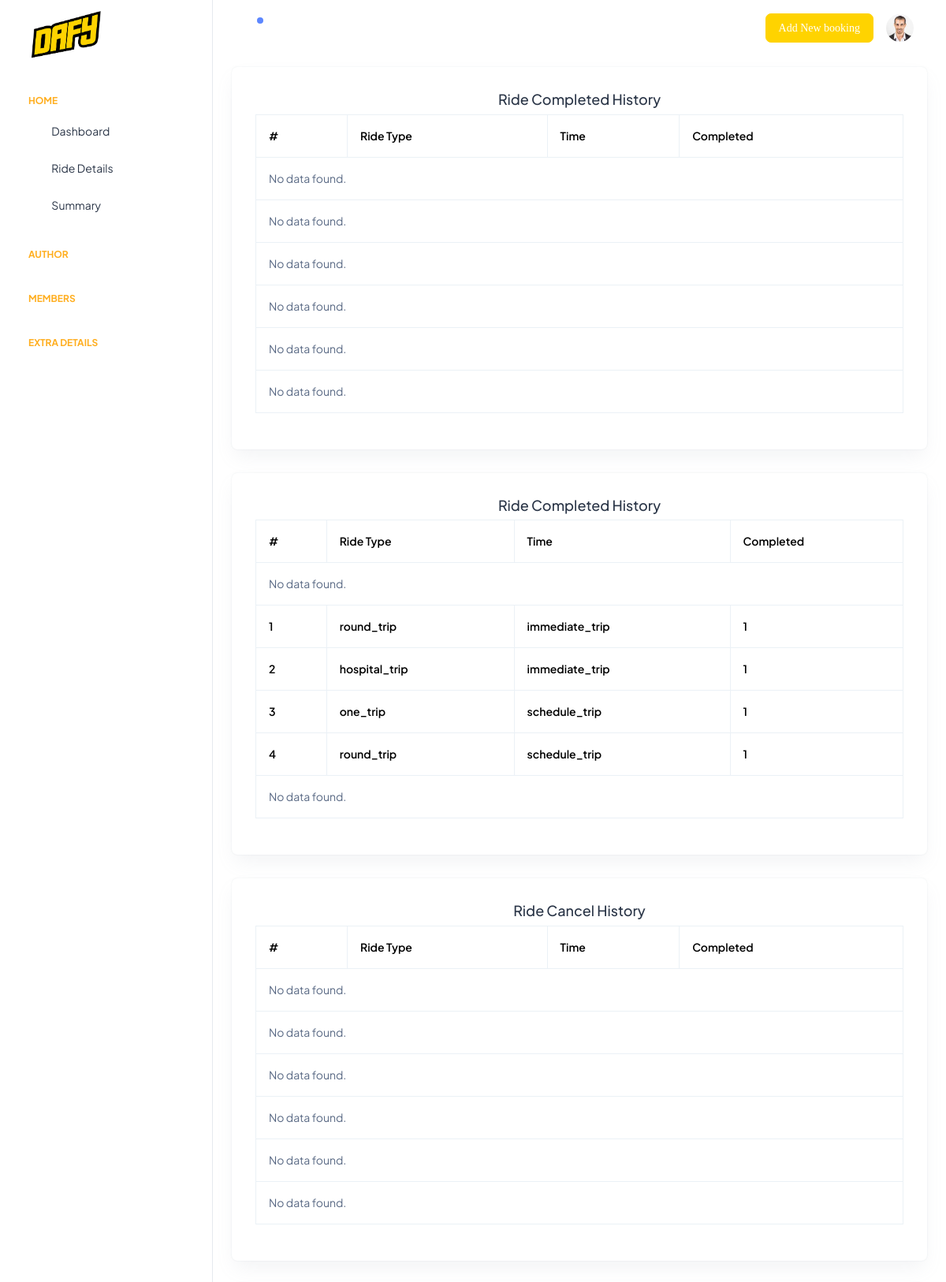
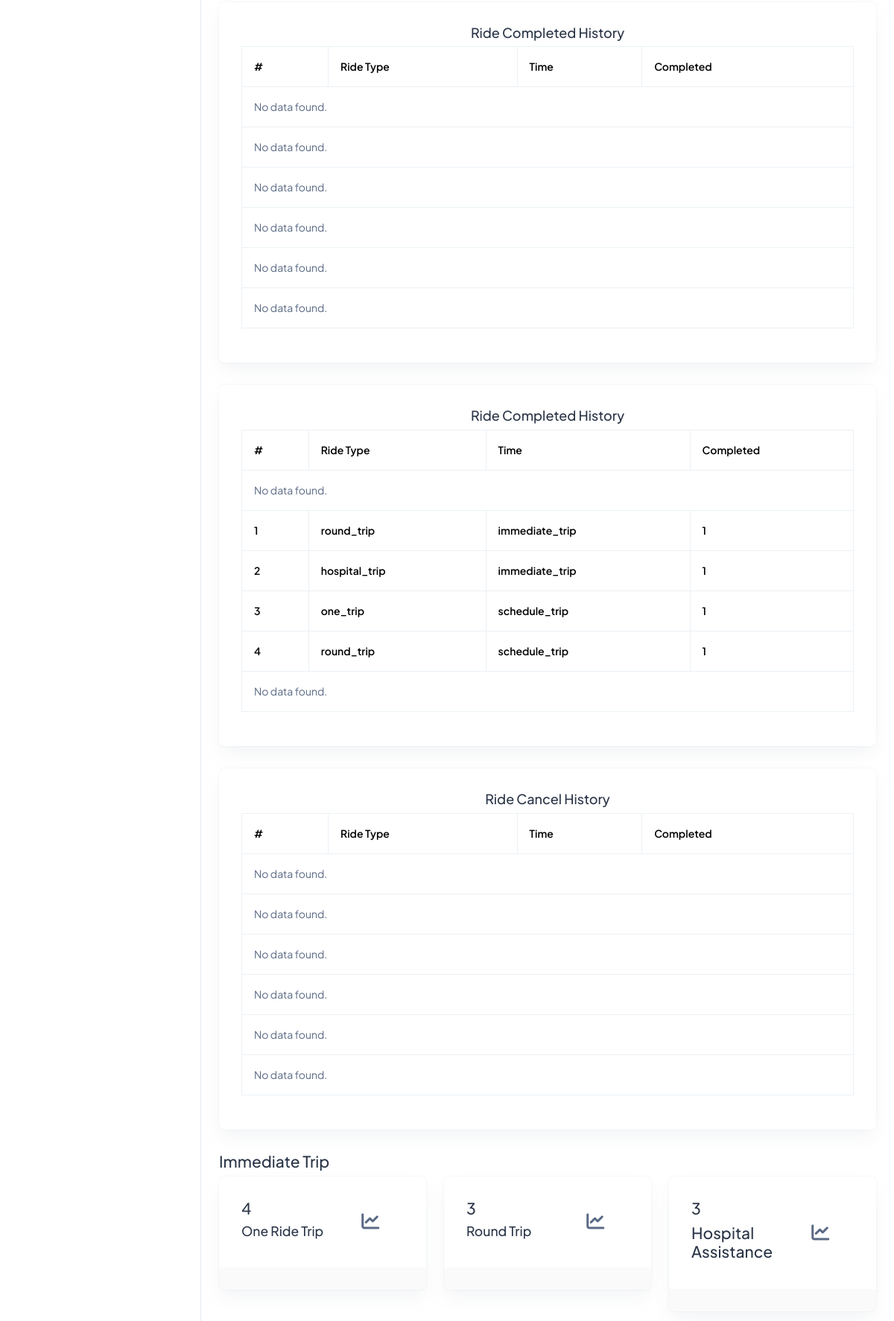
The app's page /backend/prototype/table.php (signed in, upper part) with its own data (2 pictures, top to bottom).
### tables this page shows
CREATE TABLE `complete_ride` (
  `id` int(11) NOT NULL,
  `name` varchar(30) NOT NULL,
  `email` varchar(20) NOT NULL,
  `phone` int(13) NOT NULL,
  `pick_up` varchar(40) NOT NULL,
  `drop_in` varchar(40) NOT NULL,
  `ride_type` varchar(30) NOT NULL,
  `time_ride` varchar(20) NOT NULL,
  `date` date NOT NULL,
  `time` time NOT NULL,
  `v_name` varchar(30) NOT NULL,
  `v_type` varchar(30) NOT NULL,
  `driver_name` varchar(30) NOT NULL,
  `payment` int(20) NOT NULL,
  `payment_type` varchar(30) NOT NULL,
  `status` varchar(20) NOT NULL
);

### backend/prototype/table.php (the view, shortened to what the rows shown need)
<?php include '../database/connection.php';  require_once "header.php";?>
<div class="container-fluid">
            <div class="row">
              <div class="col-lg-12 grid-margin stretch-card">
                <div class="card">
                  <div class="card-body">
                      <div class="table-responsive">
                        <table class="table table-bordered">
                            <thead class="fw-bold text-black">
                                <tr>
                                    <th>#</th>
                                    <th>Ride Type</th>
                                    <th>Time</th>
                                    <th>Completed</th>
                                </tr>
                            </thead>
                        </table>
                    </div>
                  </div>
                </div>
              </div>
            </div>
            <div class="row">
              <div class="col-lg-12 grid-margin stretch-card">
                <div class="card">
                  <div class="card-body">
                      <div class="table-responsive">
                        <table class="table table-bordered">
                            <thead class="fw-bold text-black">
                                <tr>
                                    <th>#</th>
                                    <th>Ride Type</th>
                                    <th>Time</th>
                                    <th>Completed</th>
                                </tr>
                            </thead>
                            <tbody>
                                <?php
                                $index1 = 1;
                                ?>
                                <?php
                                $sql2 = "SELECT * FROM `complete_ride` WHERE `ride_type`='round_trip' AND `time_ride`='immediate_trip'";
                                $result2 = mysqli_query($conn, $sql2);
                                if ($a2 = mysqli_num_rows($result2)) {
                                    $row2 = mysqli_fetch_array($result2);
                                ?>
                                    <tr class="fw-semibold text-black">
                                        <td><?php echo $index1++; ?></td>
                                        <td><?php echo $row2['ride_type']; ?></td>
                                        <td><?php echo $row2['time_ride']; ?></td>
                                        <td><?php echo $a2; ?></td>
                                    </tr>
                                <?php
                                } else {
                                    echo '<tr><td colspan="4">No data found.</td></tr>';
                                }
                                $sql3 = "SELECT * FROM `complete_ride` WHERE `ride_type`='hospital_trip' AND `time_ride`='immediate_trip'";
                                $result3 = mysqli_query($conn, $sql3);
                                if ($a3 = mysqli_num_rows($result3)) {
                                    $row3 = mysqli_fetch_array($result3);
                                ?>
                                    <tr class="fw-semibold text-black">
                                        <td><?php echo $index1++; ?></td>
                                        <td><?php echo $row3['ride_type']; ?></td>
                                        <td><?php echo $row3['time_ride']; ?></td>
                                        <td><?php echo $a3; ?></td>
                                    </tr>
                                <?php
                                } else {
                                    echo '<tr><td colspan="4">No data found.</td></tr>';
                                }
                                ?>
                                  <?php
                                $sql1 = "SELECT * FROM `complete_ride` WHERE `ride_type`='one_trip' AND `time_ride`='schedule_trip'";
                                $result1 = mysqli_query($conn, $sql1);
                                if ($a1 = mysqli_num_rows($result1)) {
                                    $row1 = mysqli_fetch_array($result1);
                                ?>
                                    <tr class="fw-semibold text-black">
                                        <td><?php echo $index1++; ?></td>
                                        <td><?php echo $row1['ride_type']; ?></td>
                                        <td><?php echo $row1['time_ride']; ?></td>
                                        <td><?php echo $a1; ?></td>
                                    </tr>
                                <?php
                                } else {
                                    echo '<tr><td colspan="4">No data found.</td></tr>';
                                }
                                $sql2 = "SELECT * FROM `complete_ride` WHERE `ride_type`='round_trip' AND `time_ride`='schedule_trip'";
                                $result2 = mysqli_query($conn, $sql2);
                                if ($a2 = mysqli_num_rows($result2)) {
                                    $row2 = mysqli_fetch_array($result2);
                                ?>
                                    <tr class="fw-semibold text-black">
                                        <td><?php echo $index1++; ?></td>
                                        <td><?php echo $row2['ride_type']; ?></td>
                                        <td><?php echo $row2['time_ride']; ?></td>
                                        <td><?php echo $a2; ?></td>
                                    </tr>
                                <?php
                                } else {
                                    echo '<tr><td colspan="4">No data found.</td></tr>';
                                }
                                ?>
                            </tbody>
                        </table>
                    </div>
                  </div>
                </div>
              </div>
            </div>
            <div class="row">
              <div class="col-lg-12 grid-margin stretch-card">
                <div class="card">
                  <div class="card-body">
                      <div class="table-responsive">
                        <table class="table table-bordered">
                            <thead class="fw-bold text-black">
                                <tr>
                                    <th>#</th>
                                    <th>Ride Type</th>
                                    <th>Time</th>
                                    <th>Completed</th>
                                </tr>
                            </thead>
                        </table>
                    </div>
                  </div>
                </div>
              </div>
            </div>
                   <div class="row">
              <div class="col-lg-12 grid-margin stretch-card">
                <div class="card">
                  <div class="card-body">
                      <div class="table-responsive">
                        <table class="table table-bordered">
                            <thead class="fw-bold text-black">
                                <tr>
                                    <th>#</th>
                                    <th>Ride Type</th>
                                    <th>Time</th>
                                    <th>Completed</th>
                                </tr>
                            </thead>
                        </table>
                    </div>
                  </div>
                </div>
              </div>
            </div>
            <div class="row">
              <div class="col-lg-12 grid-margin stretch-card">
                <div class="card">
                  <div class="card-body">
                      <div class="table-responsive">
                        <table class="table table-bordered">
                            <thead class="fw-bold text-black">
                                <tr>
                                    <th>#</th>
                                    <th>Ride Type</th>
                                    <th>Time</th>
                                    <th>Completed</th>
                                </tr>
                            </thead>
                            <tbody>
                                <?php
                                $index1 = 1;
                                ?>
                                <?php
                                $sql2 = "SELECT * FROM `complete_ride` WHERE `ride_type`='round_trip' AND `time_ride`='immediate_trip'";
                                $result2 = mysqli_query($conn, $sql2);
                                if ($a2 = mysqli_num_rows($result2)) {
                                    $row2 = mysqli_fetch_array($result2);
                                ?>
                                    <tr class="fw-semibold text-black">
                                        <td><?php echo $index1++; ?></td>
                                        <td><?php echo $row2['ride_type']; ?></td>
                                        <td><?php echo $row2['time_ride']; ?></td>
                                        <td><?php echo $a2; ?></td>
                                    </tr>
                                <?php
                                } else {
                                    echo '<tr><td colspan="4">No data found.</td></tr>';
                                }
                                $sql3 = "SELECT * FROM `complete_ride` WHERE `ride_type`='hospital_trip' AND `time_ride`='immediate_trip'";
                                $result3 = mysqli_query($conn, $sql3);
                                if ($a3 = mysqli_num_rows($result3)) {
                                    $row3 = mysqli_fetch_array($result3);
                                ?>
                                    <tr class="fw-semibold text-black">
                                        <td><?php echo $index1++; ?></td>
                                        <td><?php echo $row3['ride_type']; ?></td>
                                        <td><?php echo $row3['time_ride']; ?></td>
                                        <td><?php echo $a3; ?></td>
                                    </tr>
                                <?php
                                } else {
                                    echo '<tr><td colspan="4">No data found.</td></tr>';
                                }
                                ?>
                                  <?php
                                $sql1 = "SELECT * FROM `complete_ride` WHERE `ride_type`='one_trip' AND `time_ride`='schedule_trip'";
                                $result1 = mysqli_query($conn, $sql1);
                                if ($a1 = mysqli_num_rows($result1)) {
                                    $row1 = mysqli_fetch_array($result1);
                                ?>
                                    <tr class="fw-semibold text-black">
                                        <td><?php echo $index1++; ?></td>
                                        <td><?php echo $row1['ride_type']; ?></td>
                                        <td><?php echo $row1['time_ride']; ?></td>
                                        <td><?php echo $a1; ?></td>
                                    </tr>
                                <?php
                                } else {
                                    echo '<tr><td colspan="4">No data found.</td></tr>';
                                }
                                $sql2 = "SELECT * FROM `complete_ride` WHERE `ride_type`='round_trip' AND `time_ride`='schedule_trip'";
                                $result2 = mysqli_query($conn, $sql2);
                                if ($a2 = mysqli_num_rows($result2)) {
                                    $row2 = mysqli_fetch_array($result2);
                                ?>
                                    <tr class="fw-semibold text-black">
                                        <td><?php echo $index1++; ?></td>
                                        <td><?php echo $row2['ride_type']; ?></td>
                                        <td><?php echo $row2['time_ride']; ?></td>
                                        <td><?php echo $a2; ?></td>
                                    </tr>
                                <?php
                                } else {
                                    echo '<tr><td colspan="4">No data found.</td></tr>';
                                }
                                ?>
                            </tbody>
                        </table>
                    </div>
                  </div>
                </div>
              </div>
            </div>
            <div class="row">
              <div class="col-lg-12 grid-margin stretch-card">
                <div class="card">
                  <div class="card-body">
                      <div class="table-responsive">
                        <table class="table table-bordered">
                            <thead class="fw-bold text-black">
                                <tr>
                                    <th>#</th>
                                    <th>Ride Type</th>
                                    <th>Time</th>
                                    <th>Completed</th>
                                </tr>
                            </thead>
                        </table>
                    </div>
                  </div>
                </div>
              </div>
            </div>
</div>

### backend/src/header.php (shortened to what the rows shown need)
<?php include '../database/connection.php';
$session=$_SESSION['id'];
$sql=mysqli_query($conn,"SELECT * FROM `admin` WHERE `a_id`='$session'");
?>
<!doctype html>
<html lang="en">
<head>
    <link href="https://cdnjs.cloudflare.com/ajax/libs/font-awesome/5.10.0/css/all.min.css" rel="stylesheet">
    <link href="https://cdn.jsdelivr.net/npm/bootstrap-icons@1.4.1/font/bootstrap-icons.css" rel="stylesheet">
    <link rel="stylesheet" href="../assets/css/styles.min.css" />
    <link rel="stylesheet" href="https://cdnjs.cloudflare.com/ajax/libs/font-awesome/6.4.0/css/all.min.css" />
</head>
<body>
  <div class="page-wrapper" id="main-wrapper" data-layout="vertical" data-navbarbg="skin6" data-sidebartype="full"
    data-sidebar-position="fixed" data-header-position="fixed">
    <div class="body-wrapper">
      <header class="app-header">
        <nav class="navbar navbar-expand-lg navbar-light">
          <div class="navbar-collapse justify-content-end px-0" id="navbarNav">
            <ul class="navbar-nav flex-row ms-auto align-items-center justify-content-end">
              <li class="nav-item dropdown">
                <a class="nav-link nav-icon-hover" href="javascript:void(0)" id="drop2" data-bs-toggle="dropdown"
                  aria-expanded="false">
                  <?php if ($sql->num_rows > 0) {  while ($view = mysqli_fetch_array($sql)){  ?>
                  <img src="../assets/images/profile/<?php echo $view['a_img']; ?>" alt="" width="35" height="35" class="rounded-circle">
                </a>
                <?php
                    } } else { echo '<tr><td colspan="12">No data found.</td></tr>'; }
                 ?>
              </li>
            </ul>
          </div>
        </nav>
      </header>

### records on screen
complete_ride: ride_type "round_trip", time_ride "immediate_trip"
complete_ride: ride_type "hospital_trip", time_ride "immediate_trip"
complete_ride: ride_type "one_trip", time_ride "schedule_trip"
complete_ride: ride_type "round_trip", time_ride "schedule_trip"

### other values on screen
$index1++ "1"
$a2 "1"
$index1++ "2"
$a3 "1"
$index1++ "3"
$a1 "1"
$index1++ "4"
$a1 "4"
$a2 "3"
$a3 "3"
